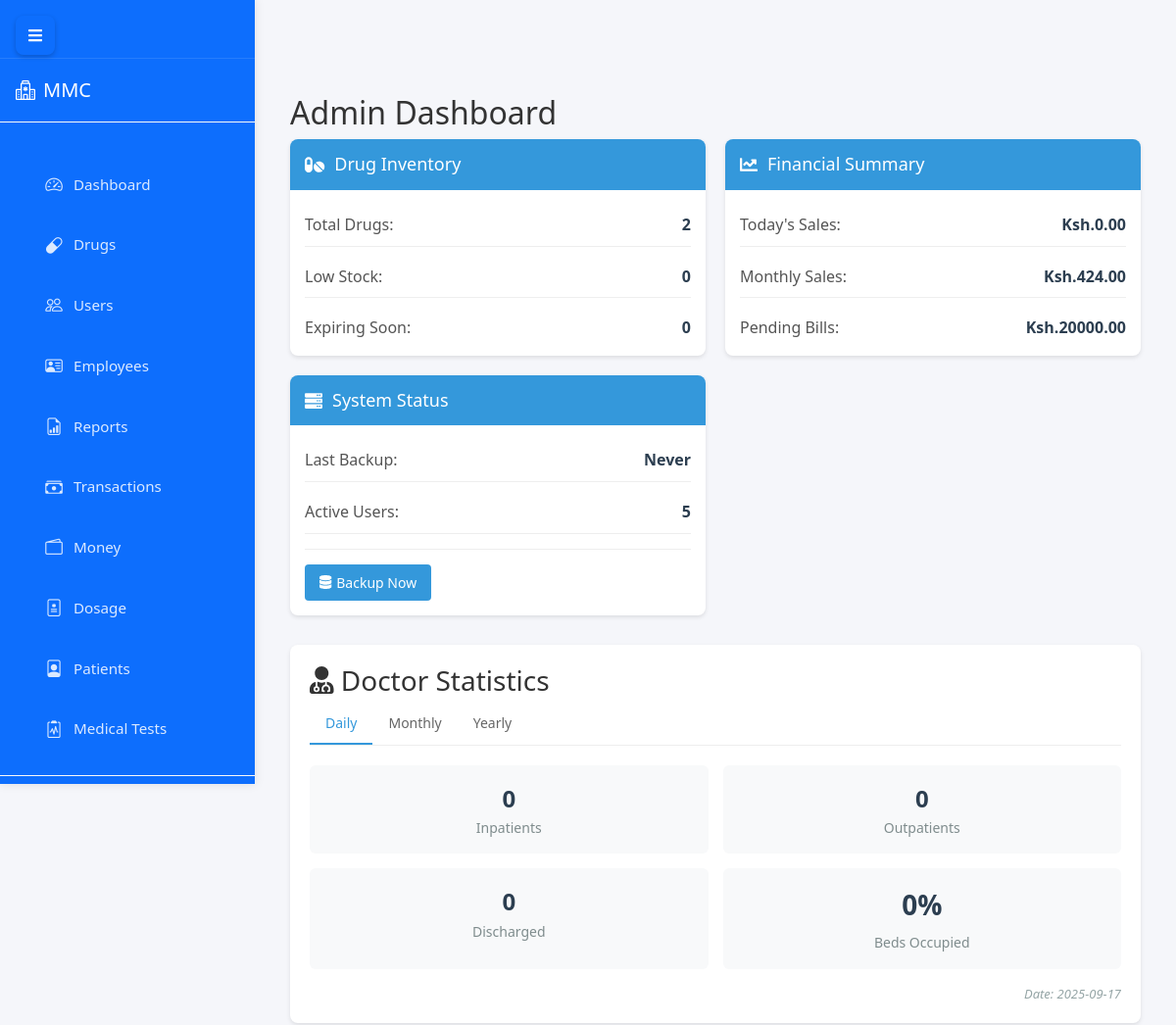
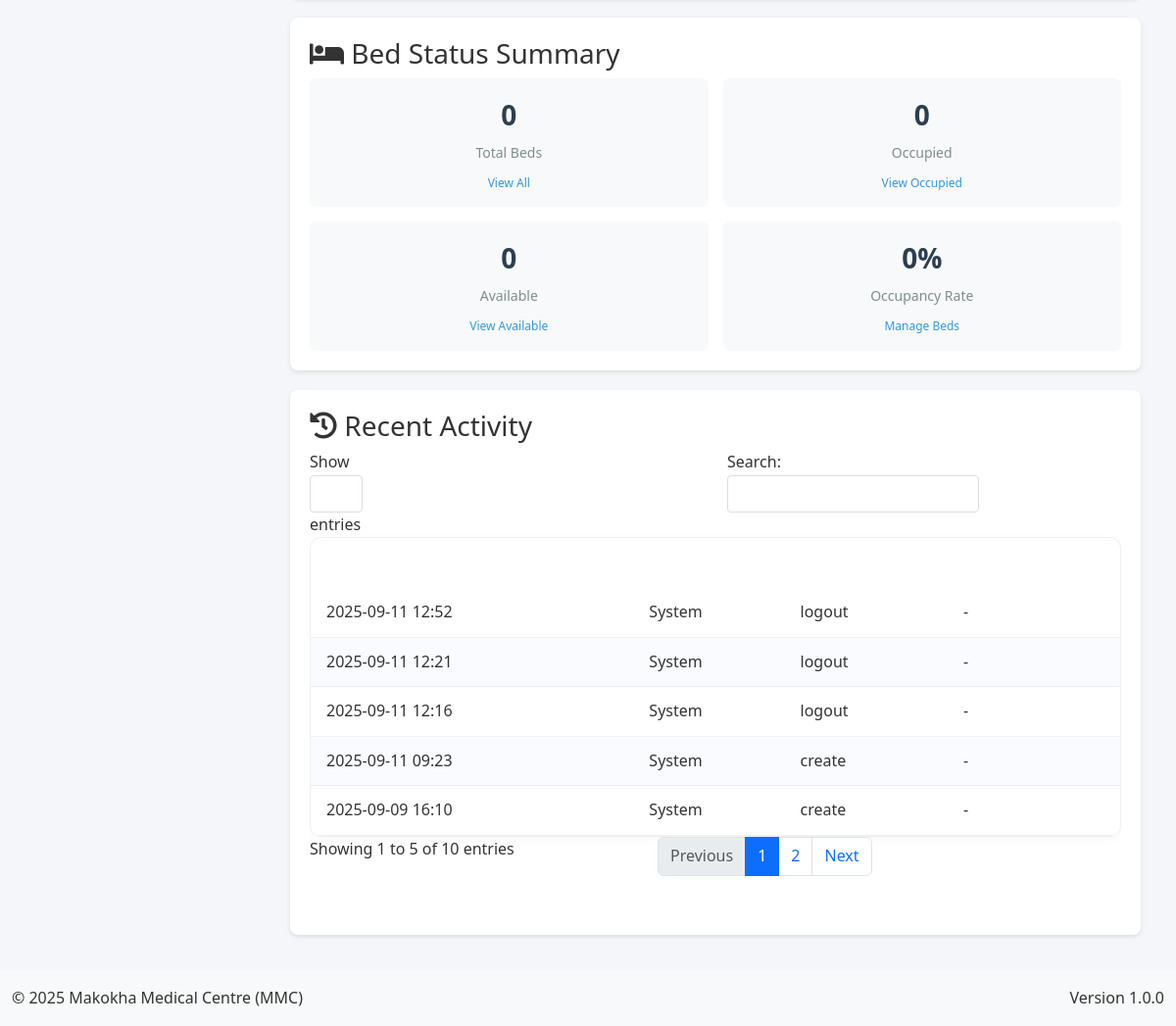
The page /admin (signed in) on the database its author committed (2 pictures, top to bottom).
### app.py (models this page shows, shortened)
class AuditLog(db.Model):
    __tablename__ = 'audit_logs'
    id = db.Column(db.Integer, primary_key=True)
    user_id = db.Column(db.Integer, db.ForeignKey('user.id'), nullable=False)
    action = db.Column(db.String(50), nullable=False)
    table_name = db.Column(db.String(50))  # Tracks which table was affected
    record_id = db.Column(db.Integer)      # ID of the affected record
    description = db.Column(db.String(255))  # For backward compatibility
    changes = db.Column(db.JSON)           # Structured change data
    old_values = db.Column(db.JSON)        # Previous values before change
    new_values = db.Column(db.JSON)        # Values after change
    ip_address = db.Column(db.String(50))  # IP address of the requester
    created_at = db.Column(db.DateTime, default=lambda: datetime.now(timezone.utc))
    user = db.relationship('User', backref='audit_log_entries')

### app.py (the view)
@app.route('/admin')
@login_required
def admin_dashboard():
    if current_user.role != 'admin':
        flash('Unauthorized access', 'danger')
        return redirect(url_for('home'))
    try:
        total_drugs = db.session.query(func.count(Drug.id)).scalar()
        low_stock = db.session.query(func.count(Drug.id)).filter(
            Drug.stocked_quantity - Drug.sold_quantity < 10
        ).scalar()
        expiring_soon = db.session.query(func.count(Drug.id)).filter(
            Drug.expiry_date <= date.today() + timedelta(days=30)
        ).scalar()
        today_sales = db.session.query(func.sum(Sale.total_amount)).filter(
            func.date(Sale.created_at) == date.today()
        ).scalar() or 0
        monthly_sales = db.session.query(func.sum(Sale.total_amount)).filter(
            func.strftime('%Y-%m', Sale.created_at) == datetime.now().strftime('%Y-%m')
        ).scalar() or 0
        pending_bills = db.session.query(func.sum(Debtor.amount_owed)).scalar() or 0
        last_backup = BackupRecord.query.filter_by(status='completed')\
            .order_by(BackupRecord.timestamp.desc()).first()
        last_backup_time = last_backup.timestamp if last_backup else 'Never'
        backup_stats = {
            'total_backups': BackupRecord.query.count(),
            'successful_backups': BackupRecord.query.filter_by(status='completed').count(),
            'failed_backups': BackupRecord.query.filter_by(status='failed').count(),
            'total_size_mb': db.session.query(
                func.coalesce(func.sum(BackupRecord.size_bytes), 0) / (1024 * 1024)
            ).scalar()
        }
        active_users = db.session.query(func.count(User.id)).filter_by(is_active=True).scalar()
        daily_stats = get_doctor_stats('daily')
        monthly_stats = get_doctor_stats('monthly')
        yearly_stats = get_doctor_stats('yearly')
        recent_activity = db.session.query(
            AuditLog.id,
            AuditLog.action,
            AuditLog.created_at.label('created_at'),
            literal('audit').label('type')
        ).union_all(
            db.session.query(
                BackupRecord.id,
                literal('backup').label('action'),
                BackupRecord.timestamp.label('created_at'),
                literal('backup').label('type')
            )
        ).order_by(text('created_at')).limit(10).all()
        return render_template('admin/dashboard.html',
            total_drugs=total_drugs,
            low_stock=low_stock,
            expiring_soon=expiring_soon,
            today_sales=today_sales,
            monthly_sales=monthly_sales,
            pending_bills=pending_bills,
            last_backup_time=last_backup_time,
            backup_stats=backup_stats,
            active_users=active_users,
            daily_stats=daily_stats,
            monthly_stats=monthly_stats,
            yearly_stats=yearly_stats,
            recent_activity=recent_activity
        )
    except Exception as e:
        app.logger.error(f"Error in admin dashboard: {str(e)}")
        flash('An error occurred while loading the dashboard', 'danger')
        return redirect(url_for('home'))

### app.py (called while the page is built, shortened)
@app.before_request
def initialize_data():
    global _first_request
    if not _first_request:
        return

@app.context_processor
def inject_current_date():
    return {'current_date': date.today().strftime('%Y-%m-%d')}

@app.context_processor
def inject_csrf_token():
    return dict(csrf_token=generate_csrf)

def get_total_beds():
    return Bed.query.count()

def get_available_beds():
    return Bed.query.filter_by(status='available').count()

def get_occupied_beds():
    return Bed.query.filter_by(status='occupied').count()

    @login_manager.user_loader
    def load_user(user_id):
        return db.session.get(User, int(user_id))

### templates/admin/dashboard.html (shortened to what this page needs)
{% extends "base.html" %}
{% block content %}
<div class="content">
    <div class="section-content active" id="dashboard-section">
        <h2>Admin Dashboard</h2>
        <div class="dashboard-widgets">
            <div class="widget">
                <div class="widget-header">
                    <h3><i class="fas fa-pills"></i> Drug Inventory</h3>
                </div>
                <div class="widget-body">
                    <div class="widget-item">
                        <span class="widget-label">Total Drugs:</span>
                        <span class="widget-value">{{ total_drugs }}</span>
                    </div>
                    <div class="widget-item">
                        <span class="widget-label">Low Stock:</span>
                        <span class="widget-value">{{ low_stock }}</span>
                    </div>
                    <div class="widget-item">
                        <span class="widget-label">Expiring Soon:</span>
                        <span class="widget-value">{{ expiring_soon }}</span>
                    </div>
                </div>
            </div>
            <div class="widget">
                <div class="widget-header">
                    <h3><i class="fas fa-chart-line"></i> Financial Summary</h3>
                </div>
                <div class="widget-body">
                    <div class="widget-item">
                        <span class="widget-label">Today's Sales:</span>
                        <span class="widget-value">Ksh.{{ "%.2f"|format(today_sales) }}</span>
                    </div>
                    <div class="widget-item">
                        <span class="widget-label">Monthly Sales:</span>
                        <span class="widget-value">Ksh.{{ "%.2f"|format(monthly_sales) }}</span>
                    </div>
                    <div class="widget-item">
                        <span class="widget-label">Pending Bills:</span>
                        <span class="widget-value">Ksh.{{ "%.2f"|format(pending_bills) }}</span>
                    </div>
                </div>
            </div>
            <div class="widget">
                <div class="widget-header">
                    <h3><i class="fas fa-server"></i> System Status</h3>
                </div>
                <div class="widget-body">
                    <div class="widget-item">
                        <span class="widget-label">Last Backup:</span>
                        <span class="widget-value">
                            {% if last_backup_time != 'Never' %}
                                {{ last_backup_time.strftime('%Y-%m-%d %H:%M') }}
                            {% else %}
                                Never
                            {% endif %}
                        </span>
                    </div>
                    <div class="widget-item">
                        <span class="widget-label">Active Users:</span>
                        <span class="widget-value">{{ active_users }}</span>
                    </div>
                    <div class="widget-actions">
                        <a href="{{ url_for('backup_management') }}" class="btn btn-primary">
                            <i class="fas fa-database"></i> Backup Now
                        </a>
                    </div>
                </div>
            </div>
        </div>
        <div class="doctor-stats-section">
            <h3><i class="fas fa-user-md"></i> Doctor Statistics</h3>
            <div class="timeframe-tabs">
                <button class="timeframe-tab active" onclick="showTimeframe('daily')">Daily</button>
                <button class="timeframe-tab" onclick="showTimeframe('monthly')">Monthly</button>
                <button class="timeframe-tab" onclick="showTimeframe('yearly')">Yearly</button>
            </div>
            <div id="daily-stats" class="timeframe-content active">
                <div class="stats-grid">
                    <div class="stat-card">
                        <div class="stat-value">{{ daily_stats.inpatients }}</div>
                        <div class="stat-label">Inpatients</div>
                    </div>
                    <div class="stat-card">
                        <div class="stat-value">{{ daily_stats.outpatients }}</div>
                        <div class="stat-label">Outpatients</div>
                    </div>
                    <div class="stat-card">
                        <div class="stat-value">{{ daily_stats.discharged }}</div>
                        <div class="stat-label">Discharged</div>
                    </div>
                    <div class="stat-card">
                        <div class="bed-stat-value">
                            {% if daily_stats.total_beds > 0 %}
                                {{ ((daily_stats.occupied_beds / daily_stats.total_beds) * 100) | round(1) }}%
                            {% else %}
                                0%
                            {% endif %}
                        </div>
                        <div class="stat-label">Beds Occupied</div>
                    </div>
                </div>
                <div class="stats-date">Date: {{ daily_stats.start_date.strftime('%Y-%m-%d') }}</div>
            </div>
        </div>
        <div class="bed-status-section">
            <h3><i class="fas fa-bed"></i> Bed Status Summary</h3>
            <div class="bed-stats-grid">
                <div class="bed-stat-card">
                    <div class="bed-stat-value">{{ daily_stats.total_beds }}</div>
                    <div class="bed-stat-label">Total Beds</div>
                    <a href="{{ url_for('manage_beds') }}" class="bed-stat-link">View All</a>
                </div>
                <div class="bed-stat-card">
                    <div class="bed-stat-value">{{ daily_stats.occupied_beds }}</div>
                    <div class="bed-stat-label">Occupied</div>
                    <a href="{{ url_for('manage_beds') }}?status=occupied" class="bed-stat-link">View Occupied</a>
                </div>
                <div class="bed-stat-card">
                    <div class="bed-stat-value">{{ daily_stats.available_beds }}</div>
                    <div class="bed-stat-label">Available</div>
                    <a href="{{ url_for('manage_beds') }}?status=available" class="bed-stat-link">View Available</a>
                </div>
                <div class="bed-stat-card">
                    <div class="bed-stat-value">
                        {% if daily_stats.total_beds > 0 %}
                            {{ ((daily_stats.occupied_beds / daily_stats.total_beds) * 100) | round(1) }}%
                        {% else %}
                            0%
                        {% endif %}
                    </div>
                    <div class="bed-stat-label">Occupancy Rate</div>
                    <a href="{{ url_for('manage_beds') }}" class="bed-stat-link">Manage Beds</a>
                </div>
            </div>
        </div>
        <div class="recent-activity">
            <h3><i class="fas fa-history"></i> Recent Activity</h3>
            <table class="activity-table">
                <thead>
                    <tr>
                        <th>Time</th>
                        <th>User</th>
                        <th>Action</th>
                        <th>Details</th>
                    </tr>
                </thead>
                <tbody>
                    {% for log in recent_activity %}
                    <tr>
                        <td>{{ log.created_at.strftime('%Y-%m-%d %H:%M') }}</td>
                        <td>{{ log.user.username if log.user else 'System' }}</td>
                        <td>{{ log.action }}</td>
                        <td>
                            {% if log.table_name and log.record_id %}
                                {{ log.table_name }} #{{ log.record_id }}
                            {% else %}
                                -
                            {% endif %}
                        </td>
                    </tr>
                    {% endfor %}
                </tbody>
            </table>
        </div>
    </div>
</div>
{% endblock %}

### static/css/style.css (style rules this page uses)
:root { --primary-color: #3498db; --secondary-color: #2980b9; --success-color: #2ecc71; --danger-color: #e74c3c; --warning-color: #f39c12; --info-color: #1abc9c; --light-color: #ecf0f1; --dark-color: #2c3e50; --gray-color: #95a5a6; --white-color: #ffffff; --black-color: #000000; --sidebar-width: 250px; --sidebar-collapsed-width: 0; --top-bar-height: 60px; --shadow: 0 2px 10px rgba(0, 0, 0, 0.1); --transition: all 0.3s ease; }
* { margin: 0; padding: 0; box-sizing: border-box; font-family: 'Segoe UI', Tahoma, Geneva, Verdana, sans-serif; }
.btn { position: relative; z-index: auto; }
.content, .main-content, .dashboard-container { position: static !important; overflow: visible !important; }
body { background-color: #f5f6fa; color: #333; line-height: 1.6; overflow-x: hidden; }
a { text-decoration: none; color: inherit; }
button, input, select, textarea { font-family: inherit; font-size: inherit; }
.btn { display: inline-block; padding: 8px 16px; border: none; border-radius: 4px; background-color: var(--primary-color); color: white; cursor: pointer; transition: var(--transition); }
.btn-primary { background-color: var(--primary-color); }
.content { flex: 1; padding: 20px; overflow-y: auto; }
.section-content { display: none; width: 100%; }
.section-content.active { display: block; }
.dashboard-widgets { display: grid; grid-template-columns: repeat(auto-fit, minmax(300px, 1fr)); gap: 20px; margin-bottom: 30px; }
.widget { background-color: white; border-radius: 8px; box-shadow: var(--shadow); overflow: hidden; }
.widget-header { padding: 15px 20px; background-color: var(--primary-color); color: white; }
.widget-header h3 { font-size: 1.1rem; display: flex; align-items: center; }
.widget-body { padding: 20px; }
.widget-item { display: flex; justify-content: space-between; margin-bottom: 10px; padding-bottom: 10px; border-bottom: 1px solid #eee; }
.widget-item:last-child { margin-bottom: 0; padding-bottom: 0; border-bottom: none; }
.widget-label { font-weight: 500; color: var(--gray-color); }
.widget-value { font-weight: 600; }
.widget-actions { margin-top: 15px; }

### templates/base.html (style rules this page uses)
:root { --sidebar-width: 260px; --sidebar-collapsed-width: 70px; --primary-color: #0d6efd; --secondary-color: #6c757d; --header-height: 60px; --transition-speed: 0.3s; --border-color: rgba(255, 255, 255, 0.1); }
body { -webkit-text-size-adjust: 100%; -webkit-tap-highlight-color: transparent; touch-action: manipulation; }
.btn, .nav-link, .dropdown-item, input[type="checkbox"] + label, .table .actions-column .btn { min-height: var(--tap-min-size); min-width: var(--tap-min-size); padding: 12px 16px; }
table.table-enhanced { width: 100%; border-collapse: separate; border-spacing: 0; background: #fff; border: 1px solid rgba(0,0,0,0.06); border-radius: 12px; overflow: hidden; box-shadow: 0 2px 10px rgba(0,0,0,0.04); }
.table-enhanced thead th { position: sticky; top: 0; background: linear-gradient(180deg, var(--primary-blue), var(--dark-blue)); color: #fff; z-index: 2; padding: 0.75rem 1rem; font-weight: 600; white-space: nowrap; border-bottom: 1px solid rgba(255,255,255,0.2); }
.table-enhanced tbody td { padding: 0.75rem 1rem; border-bottom: 1px solid rgba(0,0,0,0.06); vertical-align: middle; background: #fff; }
.table-enhanced tbody tr:nth-child(even) td { background: #fafbff; }
.table-enhanced thead th.sortable { cursor: pointer; position: relative; padding-right: 1.5rem; }
.table-enhanced thead th.sortable::after { content: '\2195'; position: absolute; right: 0.5rem; top: 50%; transform: translateY(-50%); opacity: 0.6; font-size: 0.85rem; }

### rows shown on the page
AuditLog: created_at "2025-09-09 16:10", user "System", action "create"
AuditLog: created_at "2025-09-11 09:23", user "System", action "create"
AuditLog: created_at "2025-09-11 12:16", user "System", action "logout"
AuditLog: created_at "2025-09-11 12:21", user "System", action "logout"
AuditLog: created_at "2025-09-11 12:52", user "System", action "logout"

### other values the page prints
{{ total_drugs }} "2"
{{ low_stock }} "0"
{{ expiring_soon }} "0"
{{ "%.2f"|format(today_sales) }} "0.00"
{{ "%.2f"|format(monthly_sales) }} "424.00"
{{ "%.2f"|format(pending_bills) }} "20000.00"
{{ active_users }} "5"
{{ daily_stats.inpatients }} "0"
{{ daily_stats.outpatients }} "0"
{{ daily_stats.discharged }} "0"
{{ daily_stats.start_date.strftime('%Y-%m-%d') }} "2025-09-17"
{{ daily_stats.total_beds }} "0"
{{ daily_stats.occupied_beds }} "0"
{{ daily_stats.available_beds }} "0"
